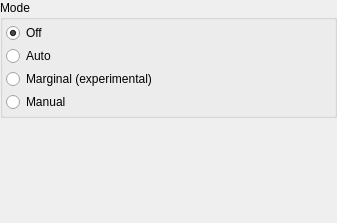
<?xml version="1.0" encoding="UTF-8"?>
<ui version="4.0">
 <class>OutputChangeDewarpingWidget</class>
 <widget class="QWidget" name="OutputChangeDewarpingWidget">
  <property name="geometry">
   <rect>
    <x>0</x>
    <y>0</y>
    <width>337</width>
    <height>223</height>
   </rect>
  </property>
  <layout class="QVBoxLayout" name="verticalLayout">
   <property name="leftMargin">
    <number>0</number>
   </property>
   <property name="topMargin">
    <number>0</number>
   </property>
   <property name="rightMargin">
    <number>0</number>
   </property>
   <property name="bottomMargin">
    <number>0</number>
   </property>
   <item>
    <widget class="QGroupBox" name="dpiGroup">
     <property name="title">
      <string>Mode</string>
     </property>
     <layout class="QGridLayout" name="gridLayout">
      <property name="leftMargin">
       <number>3</number>
      </property>
      <property name="topMargin">
       <number>3</number>
      </property>
      <property name="rightMargin">
       <number>3</number>
      </property>
      <property name="bottomMargin">
       <number>3</number>
      </property>
      <property name="spacing">
       <number>3</number>
      </property>
      <item row="0" column="0">
       <widget class="QRadioButton" name="offRB">
        <property name="text">
         <string>Off</string>
        </property>
        <property name="checked">
         <bool>true</bool>
        </property>
       </widget>
      </item>
      <item row="1" column="0">
       <widget class="QRadioButton" name="autoRB">
        <property name="enabled">
         <bool>true</bool>
        </property>
        <property name="text">
         <string>Auto</string>
        </property>
       </widget>
      </item>
      <item row="3" column="0">
       <widget class="QRadioButton" name="manualRB">
        <property name="enabled">
         <bool>true</bool>
        </property>
        <property name="text">
         <string>Manual</string>
        </property>
       </widget>
      </item>
      <item row="2" column="0">
       <widget class="QRadioButton" name="marginalRB">
        <property name="enabled">
         <bool>true</bool>
        </property>
        <property name="text">
         <string>Marginal (experimental)</string>
        </property>
       </widget>
      </item>
     </layout>
    </widget>
   </item>
   <item>
    <spacer name="verticalSpacer">
     <property name="orientation">
      <enum>Qt::Vertical</enum>
     </property>
     <property name="sizeHint" stdset="0">
      <size>
       <width>20</width>
       <height>0</height>
      </size>
     </property>
    </spacer>
   </item>
  </layout>
 </widget>
 <tabstops>
  <tabstop>offRB</tabstop>
  <tabstop>autoRB</tabstop>
  <tabstop>marginalRB</tabstop>
  <tabstop>manualRB</tabstop>
 </tabstops>
 <resources/>
 <connections/>
</ui>
